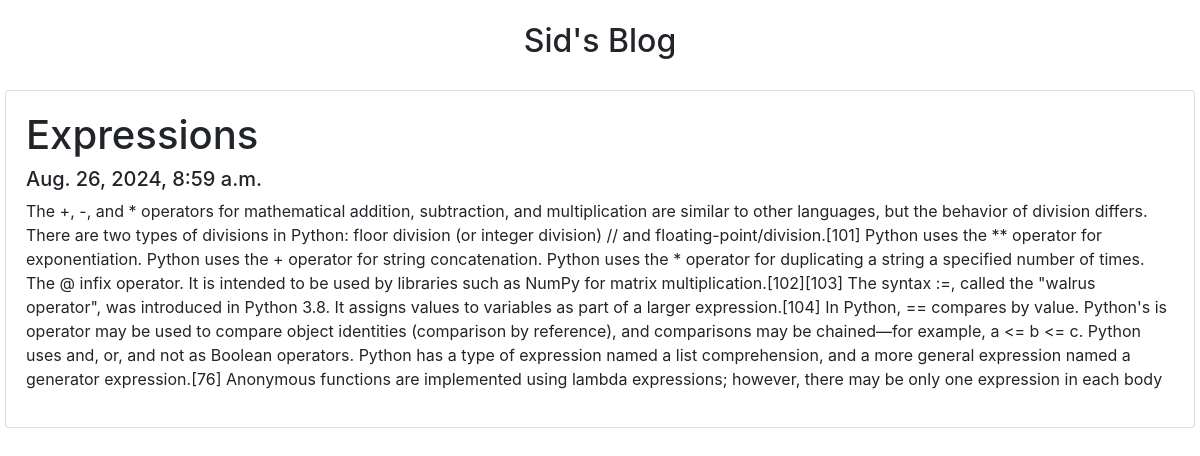
Screenshot of /post/2 with the database file from the repository.
### posts/models.py (models this page shows)
class Post(models.Model):
    author=models.ForeignKey(User, on_delete=models.CASCADE)
    title = models.CharField(max_length=100)
    body = models.CharField(max_length=1000000)
    created_at = models.DateTimeField(default=datetime.now, blank=True)

### posts/views.py (the view)
# urls.py: path('post/<str:pk>', views.post, name='post'),
def post(request, pk):
    posts = Post.objects.get(id=pk)
    return render(request, 'posts.html', {'posts': posts})

### templates/posts.html (shortened to what this page needs)
<!DOCTYPE html>
<html>
<head>
  <link rel="stylesheet" href="https://cdn.jsdelivr.net/npm/bootstrap@4.0.0/dist/css/bootstrap.min.css"
>
</head>
<body>
  <div class="header">
    <h2>Sid's Blog</h2>
  </div>
  <div class="row">
    <div class="leftcolumn">
      <div class="card">
        <h1>{{posts.title}}</h1>
        <h5>{{posts.created_at}}</h5>
        <p>{{posts.body}}</p>
      </div>
    </div>
  </div>
</body>
</html>

### templates/posts.html (style rules this page uses)
* { box-sizing: border-box; }
body { font-family: Arial; padding: 20px; background: #f1f1f1; }
.header { padding: 2px; font-size: 40px; text-align: center; background: white; }
.leftcolumn { float: left; width: 100%; }
.card { background-color: white; padding: 20px; margin-top: 20px; }
.row:after { content: ""; display: table; clear: both; }

### rows the page displays
Post: title "Expressions", created_at "Aug. 26, 2024, 8:59 a.m.", body "The +, -, and * operators for mathematical addition, subtraction, and multiplication are similar to other languages, but the behavior of division differs. There are two types of divisions in Python: floor division (or integer division) // and floating-point/division.[101] Python uses the ** operator for exponentiation. Python uses the + operator for string concatenation. Python uses the * operator for duplicating a string a specified number of times. The @ infix operator. It is intended to be used by libraries such as NumPy for matrix multiplication.[102][103] The syntax :=, called the \"walrus operator\", was introduced in Python 3.8. It assigns values to variables as part of a larger…"
